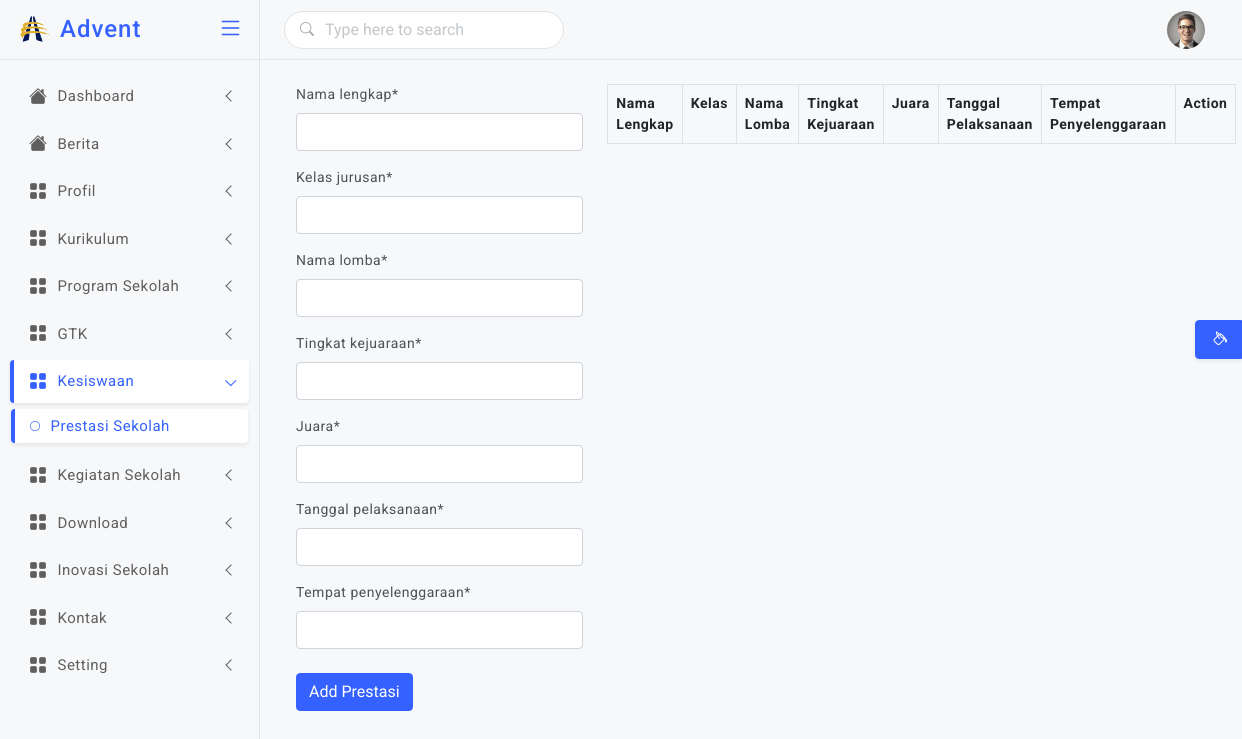
Page /backend/prestasi-sekolah/ on the earlier database version.
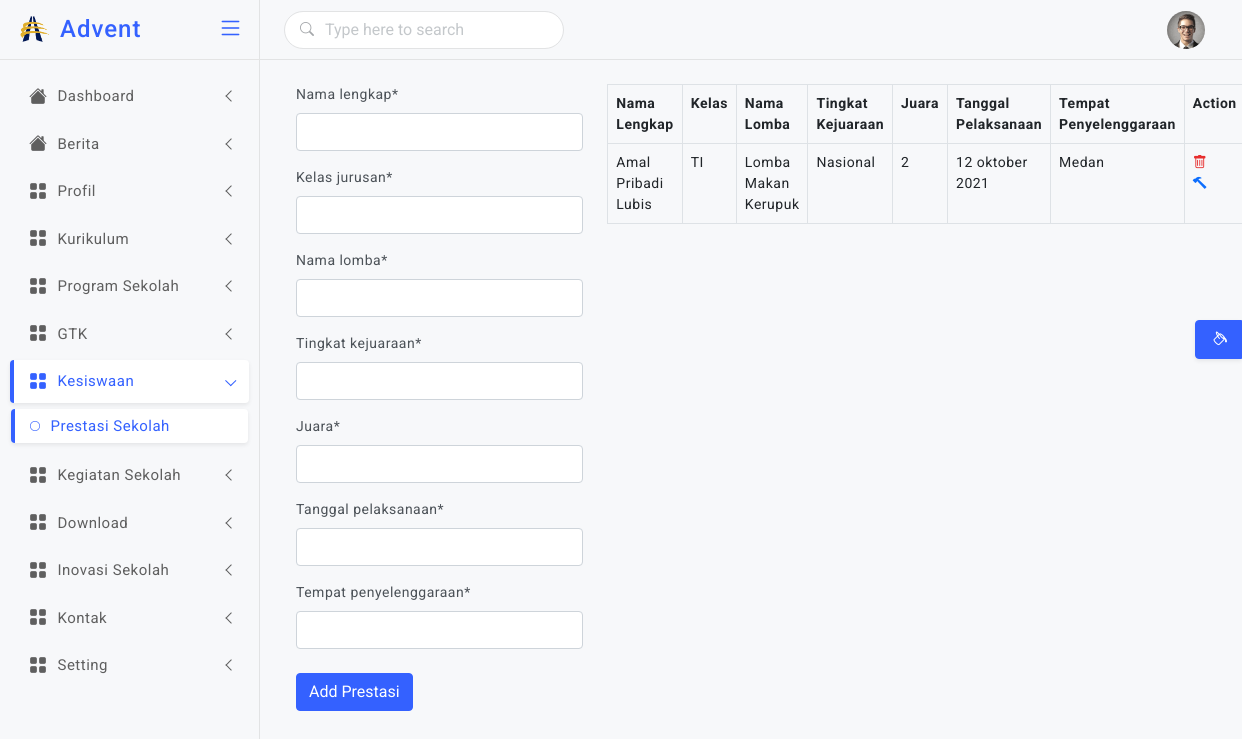
Same page on the later database version.
### backend/models.py (models this page shows, shortened)
class PrestasiSekolah(models.Model):
    nama_lengkap  = models.CharField(max_length=49)
    kelas_jurusan = models.CharField(max_length=50)
    nama_lomba    = models.CharField(max_length=50)
    tingkat_kejuaraan = models.CharField(max_length=100)
    juara             = models.CharField(max_length=50)
    tanggal_pelaksanaan = models.CharField(max_length=20)
    tempat_penyelenggaraan = models.CharField(max_length=255)
    pass

### backend/views.py (the view)
# urls.py: path('prestasi-sekolah/',views.prestasisekolah,name='prestasi-sekolah'),
def prestasisekolah(request):
    if request.POST:
        form = FormPrestasiSekolah(request.POST)
        if form.is_valid():
            form.save()
            form = FormPrestasiSekolah()
            prestasi = PrestasiSekolah.objects.all()
            messages.success(request,'Berhasil menambahkan Prestasi')
            return render(request,'backend/prestasisekolah.html',{'form':form,'prestasi':prestasi})
    else:
        form = FormPrestasiSekolah()
        prestasi = PrestasiSekolah.objects.all()
        return render(request,'backend/prestasisekolah.html',{'form':form,'prestasi':prestasi})

### backend/forms.py
class FormPrestasiSekolah(ModelForm):
    class Meta:
        model = PrestasiSekolah
        fields = '__all__'

### backend/templates/backend/prestasisekolah.html (shortened to what this page needs)
{% extends "backend/master.html" %}
{% load crispy_forms_tags %}
{% block dashboard %}
<div class="container">
    <div class="row">
        <div class="col-md-4">
            <form action="{% url 'prestasi-sekolah' %}" method="post" enctype="multipart/form-data">
                {{form | crispy}}
                <button type="submit" class="btn btn-primary mt-2 ">Add Prestasi</button>
                <br>
            </form>
        </div>
        <div class="col-md-6">
            <table class="table table-bordered">
                <tr>
                    <th>Nama Lengkap</th>
                    <th>Kelas</th>
                    <th>Nama Lomba</th>
                    <th>Tingkat Kejuaraan</th>
                    <th>Juara</th>
                    <th>Tanggal Pelaksanaan</th>
                    <th>Tempat Penyelenggaraan</th>
                    <th>Action</th>
                </tr>
                    {% for j in prestasi  %}
                <tr>
                    <td>{{j.nama_lengkap}}</td>
                    <td>{{j.kelas_jurusan}}</td>
                    <td>{{j.nama_lomba}}</td>
                    <td>{{j.tingkat_kejuaraan}}</td>
                    <td>{{j.juara}}</td>
                    <td>{{j.tanggal_pelaksanaan}}</td>
                    <td>{{j.tempat_penyelenggaraan}}</td>
                     <td>
                        <a href="{% url 'delete-prestasi' j.id %}">
                        <i class="bi bi-trash text-danger"></i>
                        </a>
                        <br>
                        <a href="{% url 'edit-prestasi' j.id %}">
                            <i class="bi bi-hammer"></i>
                        </a>
                     </td>
                </tr>
                    {% endfor %}
            </table>
        </div>
    </div>
</div>
{% endblock dashboard %}

### backend/templates/backend/master.html (shortened to what this page needs)
<!doctype html>
<html lang="en">
    {% load static %}
<head>
  <link href="{% static "assets/plugins/vectormap/jquery-jvectormap-2.0.2.css" %}" rel="stylesheet"/>
  <link href="{% static "assets/plugins/simplebar/css/simplebar.css" %}" rel="stylesheet" />
  <link href="{% static "assets/plugins/perfect-scrollbar/css/perfect-scrollbar.css" %}" rel="stylesheet" />
  <link href="{% static "assets/plugins/metismenu/css/metisMenu.min.css" %}" rel="stylesheet" />
  <link href="{% static "assets/css/bootstrap.min.css" %}" rel="stylesheet" />
  <link href="{% static "assets/css/bootstrap-extended.css" %}" rel="stylesheet" />
  <link href="{% static "assets/css/style.css" %}" rel="stylesheet" />
  <link href="{% static "assets/css/icons.css" %}" rel="stylesheet">
  <link rel="stylesheet" href="https://cdn.jsdelivr.net/npm/bootstrap-icons@1.5.0/font/bootstrap-icons.css">
	<link href="{% static "assets/css/pace.min.css" %}" rel="stylesheet" />
  <link href="{% static "assets/css/dark-theme.css" %}" rel="stylesheet" />
  <link href="{% static "assets/css/light-theme.css" %}" rel="stylesheet" />
  <link href="{% static "assets/css/semi-dark.css" %}" rel="stylesheet" />
  <link href="{% static "assets/css/header-colors.css" %}" rel="stylesheet" />
</head>
<body>
  <div class="wrapper">
      <header class="top-header">
        <nav class="navbar navbar-expand gap-3">
            <form class="searchbar">
                <div class="position-absolute top-50 translate-middle-y search-icon ms-3"><i class="bi bi-search"></i></div>
                <input class="form-control" type="text" placeholder="Type here to search">
            </form>
            <div class="top-navbar-right ms-auto">
              <ul class="navbar-nav align-items-center">
              <li class="nav-item dropdown dropdown-user-setting">
                <a class="nav-link dropdown-toggle dropdown-toggle-nocaret" href="#" data-bs-toggle="dropdown">
                  <div class="user-setting d-flex align-items-center">
                    <img src=" {% static "assets/images/avatars/avatar-1.png" %}" class="user-img" alt="">
                  </div>
                </a>
              </li>
              </ul>
              </div>
        </nav>
      </header>
        <aside class="sidebar-wrapper" data-simplebar="true">
          <div class="sidebar-header">
            <div>
              <img src=" {% static "img/logo.png" %} " class="logo-icon" alt="logo icon">
            </div>
            <div>
              <h4 class="logo-text">Advent</h4>
            </div>
            <div class="toggle-icon ms-auto"> <i class="bi bi-list"></i>
            </div>
          </div>
          <ul class="metismenu" id="menu">
            <li>
              <a href="javascript:;" class="has-arrow">
                <div class="parent-icon"><i class="bi bi-house-fill"></i>
                </div>
                <div class="menu-title">Dashboard</div>
              </a>
            </li>
                 <li>
              <a href="javascript:;" class="has-arrow">
                <div class="parent-icon"><i class="bi bi-house-fill"></i>
                </div>
                <div class="menu-title">Berita</div>
              </a>
            </li>
            <li>
              <a href="javascript:;" class="has-arrow">
                <div class="parent-icon"><i class="bi bi-grid-fill"></i>
                </div>
                <div class="menu-title">Profil</div>
              </a>
            </li>
            <li>
              <a href="javascript:;" class="has-arrow">
                <div class="parent-icon"><i class="bi bi-grid-fill"></i>
                </div>
                <div class="menu-title">Kurikulum</div>
              </a>
            </li>
            <li>
              <a href="javascript:;" class="has-arrow">
                <div class="parent-icon"><i class="bi bi-grid-fill"></i>
                </div>
                <div class="menu-title">Program Sekolah</div>
              </a>
            </li>
            <li>
              <a href="javascript:;" class="has-arrow">
                <div class="parent-icon"><i class="bi bi-grid-fill"></i>
                </div>
                <div class="menu-title">GTK</div>
              </a>
            </li>
            <li>
              <a href="javascript:;" class="has-arrow">
                <div class="parent-icon"><i class="bi bi-grid-fill"></i>
                </div>
                <div class="menu-title">Kesiswaan</div>
              </a>
              <ul>
                <li> <a href="{% url 'prestasi-sekolah' %}"><i class="bi bi-circle"></i>Prestasi Sekolah</a>
                </li>
              </ul>
            </li>
            <li>
              <a href="javascript:;" class="has-arrow">
                <div class="parent-icon"><i class="bi bi-grid-fill"></i>
                </div>
                <div class="menu-title">Kegiatan Sekolah</div>
              </a>
            </li>
            <li>
              <a href="javascript:;" class="has-arrow">
                <div class="parent-icon"><i class="bi bi-grid-fill"></i>
                </div>
                <div class="menu-title">Download</div>
              </a>
            </li>
            <li>
              <a href="javascript:;" class="has-arrow">
                <div class="parent-icon"><i class="bi bi-grid-fill"></i>
                </div>
                <div class="menu-title">Inovasi Sekolah</div>
              </a>
            </li>
            <li>
              <a href="javascript:;" class="has-arrow">
                <div class="parent-icon"><i class="bi bi-grid-fill"></i>
                </div>
                <div class="menu-title">Kontak</div>
              </a>
            </li>
            <li>
              <a href="javascript:;" class="has-arrow">
                <div class="parent-icon"><i class="bi bi-grid-fill"></i>
                </div>
                <div class="menu-title">Setting</div>
              </a>
            </li>
          </ul>
       </aside>
        <main class="page-content">
        {% block dashboard %}{% endblock dashboard %}
          </main>
       <div class="switcher-body">
        <button class="btn btn-primary btn-switcher shadow-sm" type="button" data-bs-toggle="offcanvas" data-bs-target="#offcanvasScrolling" aria-controls="offcanvasScrolling"><i class="bi bi-paint-bucket me-0"></i></button>
       </div>
  </div>
</body>
</html>

### static/assets/css/style.css (style rules this page uses)
body { font-size: 14px; color: #4c5258; letter-spacing: .5px; font-family: Roboto, sans-serif; background-color: #f7f8fa; overflow-x: hidden; }
.wrapper { width: auto; position: relative }
a { text-decoration: none; }
::placeholder { opacity: 0.4 !important; }
.top-header .navbar { position: fixed; top: 0; left: 260px; right: 0; background-color: #f7f8fa; border-bottom: 1px solid #e2e3e4; background-clip: padding-box; height: 60px; z-index: 10; padding: 0 1.5rem; transition: all .2s; }
.top-header .navbar .top-navbar-right .nav-link { color: #293445; font-size: 18px; font-weight: 500; padding-right: .8rem; padding-left: .8rem; }
.top-header .navbar .searchbar { position: relative; width: 30%; }
.top-header .navbar .searchbar .form-control { border-radius: 30px; box-shadow: none; padding-left: 2.5rem; padding-right: 2.5rem; border: 1px solid #e2e3e4; }
.top-header .navbar .searchbar .search-icon, .top-header .navbar .dropdown-searchbar .search-icon { opacity: 0.5; }
.dropdown-toggle-nocaret:after { display: none }
.top-header .navbar .user-img { width: 38px; height: 38px; padding: 0px; border-radius: 50%; }
.sidebar-wrapper { position: fixed; top: 0; left: 0; width: 260px; height: 100%; background-color: #f7f8fa; background-clip: padding-box; border-right: 1px solid #e2e3e4; transition: all .2s; z-index: 16; }
.sidebar-wrapper .sidebar-header { width: 260px; height: 60px; display: flex; align-items: center; position: fixed; top: 0; bottom: 0; padding: 0 15px; z-index: 5; background: #f7f8fa; border-right: 1px solid #e2e3e4; border-bottom: 1px solid #e4e4e4; background-clip: padding-box; transition: all .2s; }
.sidebar-wrapper .sidebar-header .logo-icon { width: 35px; }
.sidebar-wrapper .sidebar-header .logo-text { font-size: 24px; margin-left: 10px; margin-bottom: 0; letter-spacing: 1px; color: #3461ff; }
.toggle-icon { font-size: 26px; cursor: pointer; color: #3461ff; }
.sidebar-wrapper ul { padding: 0; margin: 0; list-style: none; background: 0 0 }
.sidebar-wrapper .metismenu { background: 0 0; display: -webkit-box; display: -ms-flexbox; display: flex; padding: 10px; margin-top: 60px; -webkit-box-orient: vertical; -webkit-box-direction: normal; -ms-flex-direction: column; flex-direction: column }
.sidebar-wrapper .metismenu li+li { margin-top: 5px }
.sidebar-wrapper .metismenu li:first-child { margin-top: 5px }
.sidebar-wrapper .metismenu li:last-child { margin-bottom: 5px }
.sidebar-wrapper .metismenu>li { display: -webkit-box; display: -ms-flexbox; display: flex; -webkit-box-orient: vertical; -webkit-box-direction: normal; -ms-flex-direction: column; flex-direction: column; position: relative }
.sidebar-wrapper .metismenu a { position: relative; display: flex; align-items: center; justify-content: left; padding: 10px 15px; border-radius: 4px; font-size: 15px; color: #5f5f5f; outline-width: 0; text-overflow: ellipsis; overflow: hidden; letter-spacing: .5px; border-left: 4px solid rgb(255 255 255 / 0%); transition: all .2s ease-out }
.sidebar-wrapper .metismenu a .parent-icon { font-size: 18px; line-height: 1 }
.sidebar-wrapper .metismenu a .menu-title { margin-left: 10px }
.sidebar-wrapper .metismenu ul a { padding: 6px 15px 6px 15px; font-size: 15px; border: 0; border-left: 4px solid rgb(255 255 255 / 0%); }
.sidebar-wrapper .metismenu ul a i { margin-right: 10px; font-size: 10px; }
.sidebar-wrapper .metismenu ul { border: 1px solid #ffffff00; background: rgb(255 255 255 / 0%); }
.sidebar-wrapper .metismenu .mm-active>a, .sidebar-wrapper .metismenu a:active, .sidebar-wrapper .metismenu a:focus, .sidebar-wrapper .metismenu a:hover { color: #3461ff; text-decoration: none; background-color: rgb(255 255 255); border-left: 4px solid #3461ff; box-shadow: 0 0.125rem 0.25rem rgb(0 0 0 / 8%); }
.metismenu .has-arrow:after { position: absolute; content: ""; width: .5em; height: .5em; border-style: solid; border-width: 1.2px 0 0 1.2px; border-color: initial; right: 15px; transform: rotate(-45deg) translateY(-50%); transform-origin: top; top: 50%; transition: all .3s ease-out }
.page-content { margin-left: 260px; margin-top: 60px; padding: 1.5rem; transition: all .2s; }
.btn-switcher { position: fixed; right: 0px; top: 40%; border-top-right-radius: 0; border-bottom-right-radius: 0; }

Differences in the rows shown:
added PrestasiSekolah: nama_lengkap "Amal Pribadi Lubis", kelas_jurusan "TI", nama_lomba "Lomba Makan Kerupuk", tingkat_kejuaraan "Nasional", juara "2", tanggal_pelaksanaan "12 oktober 2021", tempat_penyelenggaraan "Medan"
